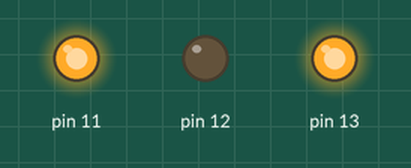
Bench run of a sketch on a simulated Arduino Uno, built with avr-gcc and run on an emulated ATmega328P. On the bench: output pins drawn as LEDs (lit = HIGH).

Above: at 0.05 s.
At 2.75 s:
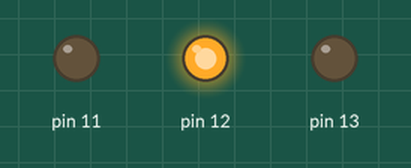
Timing chart, 0 to 3.0 s (numbered marks = the images above):
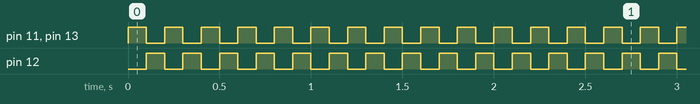

Measured:
- by itself, pin 11–13: alternates HIGH for 0.10 s and LOW for 0.10 s

The sketch:

POLICE_LIGHT.ino
```cpp
void setup() {
  pinMode(13, OUTPUT);
  pinMode(12, OUTPUT);
  pinMode(11, OUTPUT);
}

// the loop function runs over and over again forever
void loop() {
  digitalWrite(13, HIGH);
  digitalWrite(11, HIGH);
  delay(100);                       // wait for a second
  digitalWrite(13, LOW);
  digitalWrite(11, LOW);

  digitalWrite(12,HIGH);
  delay(100);
  digitalWrite(12, LOW);
}
```
